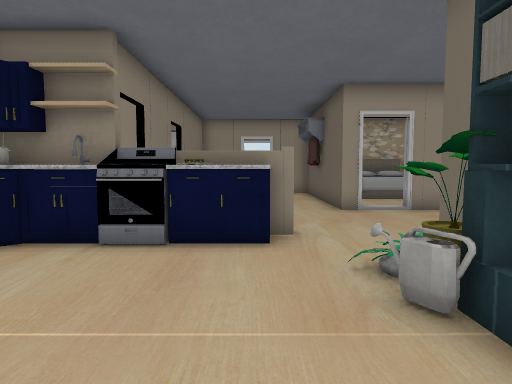
View 1 (above)

17 first-person views from a walk through a scene from a Unity 3-D project. The camera is 1.3 m above the floor, tilts 4° down and sees 75° across. Doors are open. The floor is counted in squares, 1 m on a side. Each view is taken from the middle of a square. On the plan, view 1 faces up. The plan holds only what a view shows up to about 14 squares ahead; the rest is blank. Some animated figures are not drawn. Some surface patterns are stand-ins.

View 2
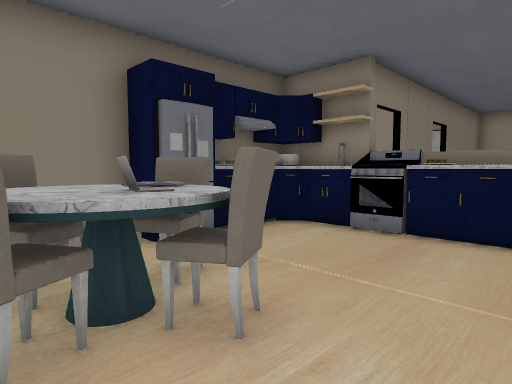

View 3
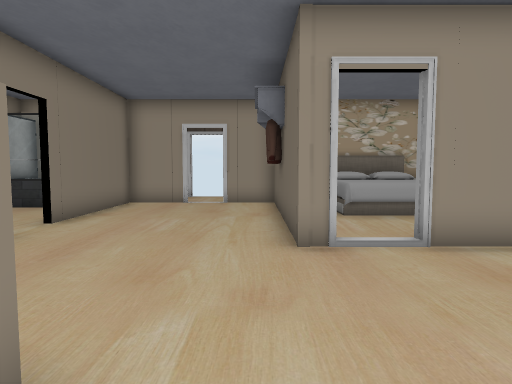

View 4
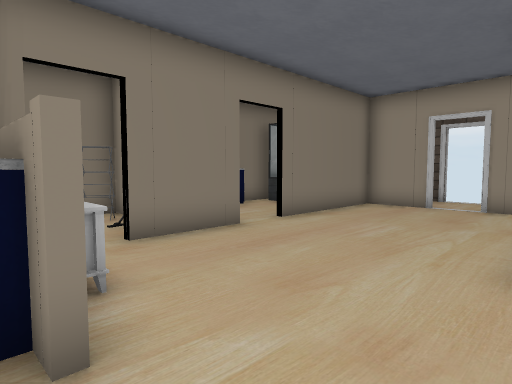

View 5
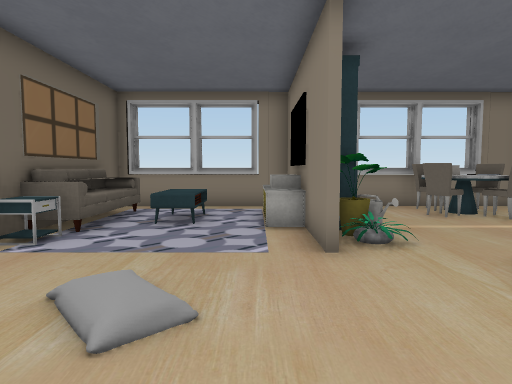

View 6
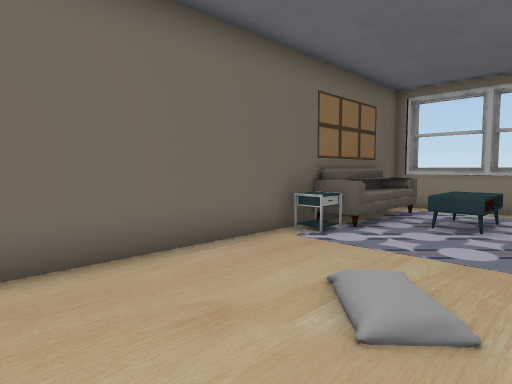

View 7
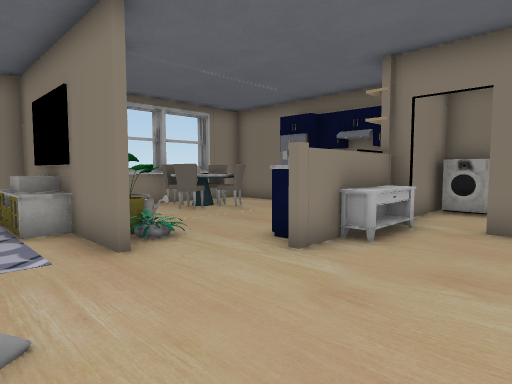

View 8
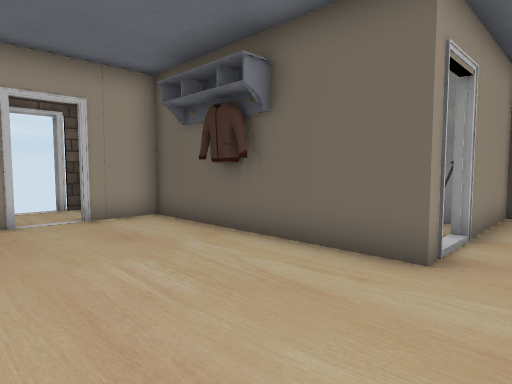

View 9
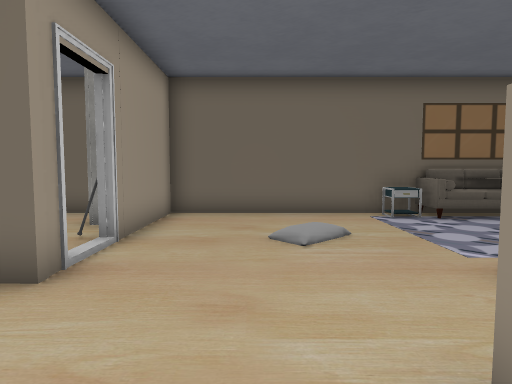

View 10
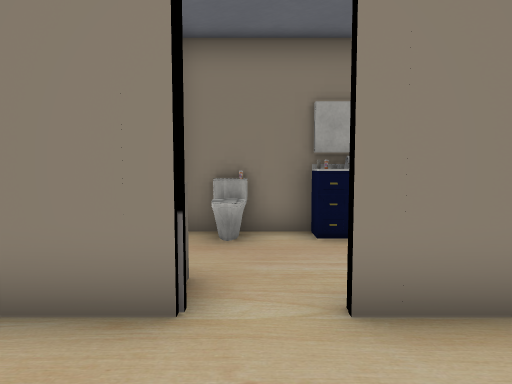

View 11
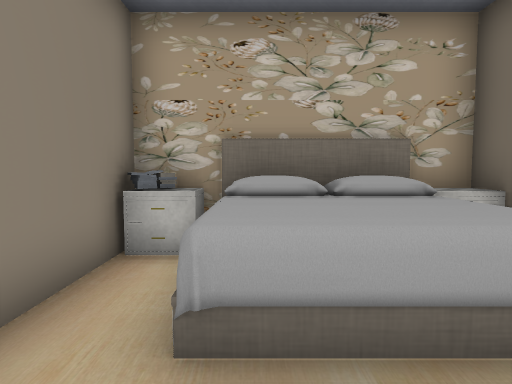

View 12
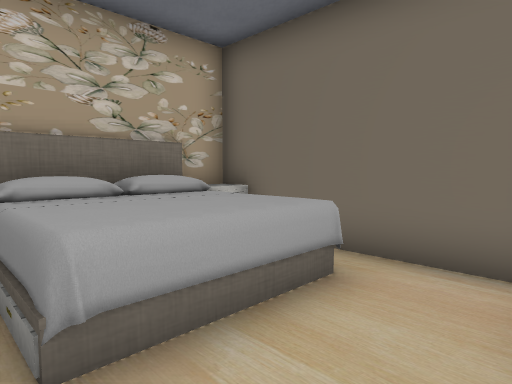

View 13
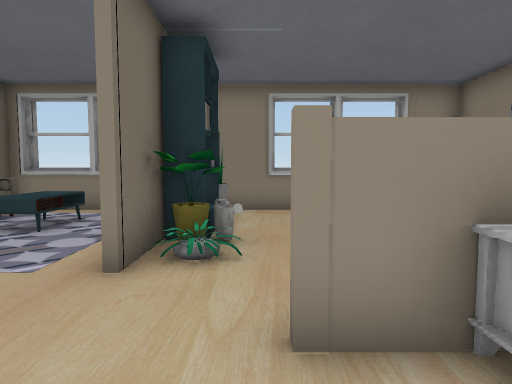

View 14
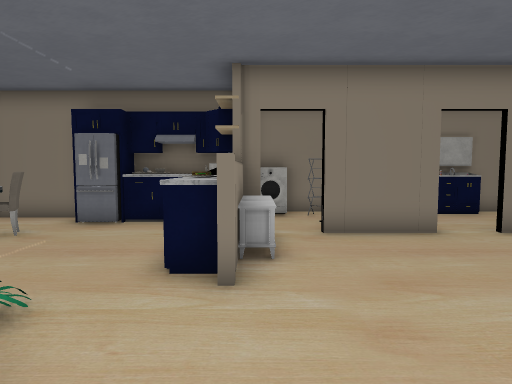

View 15
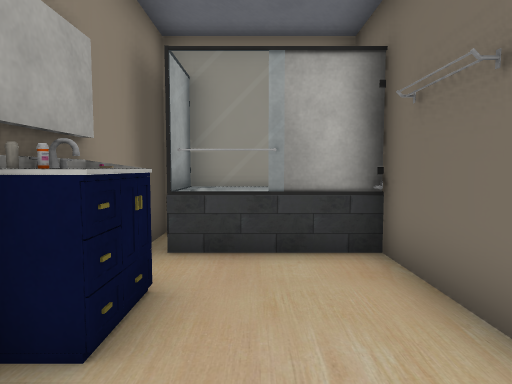

View 16
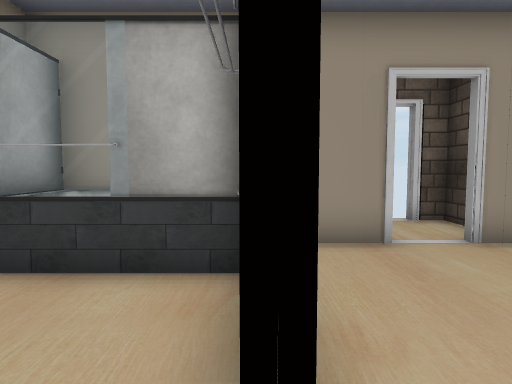

View 17
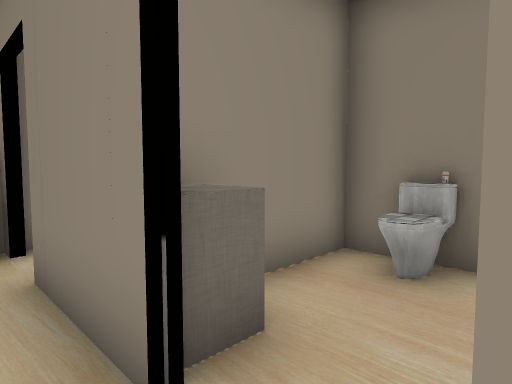

### Floor plan
Ten units are one square. View 1 is at (0, 0); x grows to the right and y downward. Boxes are objects, and circles mark ways between rooms. Rooms are numbered by the first view taken in them; rooms with no view inside come last. Other rooms are left out.
<svg viewBox="-80 -185 172 212">
<path fill="none" stroke="#000" d="M6 -65 -2 -65M2 -66 2 -57 -5 -57M-2 -67 5 -67M29 -46 29 -25M27 -28 27 -46M-34 -57 -40 -57 -45 -52 -45 -45M-36 -65 -45 -65M27 -114 27 -177 8 -177M-28 -106 -28 -85M-53 -56 -53 -44M65 -105 54 -105M29 -6 29 15 87 15 87 -105M-58 -78 -59 -69M-59 -80 -59 -69M-62 -80 -59 -80 -58 -72M-62 -100 -69 -100M-53 -15 -53 10M-68 -101 -68 -67 -41 -67M-15 14 -15 22M-1 18 5 18M-15 18 -5 18M40 18 60 18M-28 -155 -28 -128M-36 14 -36 22M63 18 83 18M-49 15 21 15M-5 -177 -28 -177 -28 -174M82 22 82 14M-46 -177 -68 -177 -68 -161M-63 -178 -63 -160M45 -177 29 -177 29 -146M87 -125 87 -177 76 -177M-68 -125 -68 -101M-30 -128 -30 -155M-69 -102 -37 -102M-34 -161 -64 -161M-68 -161 -68 -144"/>
<rect x="-65" y="-95" width="10" height="10" fill="#bbb"><title>other object</title></rect>
<rect x="-65" y="-175" width="10" height="10" fill="#bbb"><title>other object</title></rect>
<rect x="-55" y="-25" width="10" height="10" fill="#bbb"><title>cabinet</title></rect>
<rect x="-55" y="-35" width="20" height="20" fill="#bbb"><title>fridge</title></rect>
<rect x="-55" y="-45" width="10" height="10" fill="#bbb"><title>other object</title></rect>
<rect x="-55" y="-65" width="10" height="10" fill="#bbb"><title>other object</title></rect>
<rect x="-45" y="-95" width="10" height="10" fill="#bbb"><title>other object</title></rect>
<rect x="-35" y="-5" width="10" height="20" fill="#bbb"><title>chair</title></rect>
<rect x="-35" y="-15" width="10" height="10" fill="#bbb"><title>chair</title></rect>
<rect x="-35" y="-65" width="30" height="10" fill="#bbb"><title>other object</title></rect>
<rect x="-35" y="-75" width="10" height="10" fill="#bbb"><title>pillar</title></rect>
<rect x="-35" y="-165" width="10" height="10" fill="#bbb"><title>other object</title></rect>
<rect x="-25" y="5" width="20" height="10" fill="#bbb"><title>chair</title></rect>
<rect x="-25" y="-5" width="10" height="10" fill="#bbb"><title>other object</title></rect>
<rect x="-25" y="-15" width="10" height="10" fill="#bbb"><title>other object</title></rect>
<rect x="-25" y="-75" width="20" height="10" fill="#bbb"><title>table</title></rect>
<rect x="-15" y="-5" width="10" height="10" fill="#bbb"><title>table</title></rect>
<rect x="-15" y="-15" width="10" height="10" fill="#bbb"><title>chair</title></rect>
<rect x="5" y="-75" width="10" height="10" fill="#bbb"><title>pillar</title></rect>
<rect x="15" y="-15" width="10" height="10" fill="#bbb"><title>plant</title></rect>
<rect x="15" y="-35" width="10" height="10" fill="#bbb"><title>plant</title></rect>
<rect x="15" y="-45" width="10" height="10" fill="#bbb"><title>plant</title></rect>
<rect x="25" y="-15" width="10" height="10" fill="#bbb"><title>other object</title></rect>
<rect x="25" y="-25" width="10" height="10" fill="#bbb"><title>table</title></rect>
<rect x="25" y="-55" width="10" height="10" fill="#bbb"><title>pillar</title></rect>
<rect x="25" y="-115" width="10" height="10" fill="#bbb"><title>pillar</title></rect>
<rect x="35" y="-5" width="10" height="10" fill="#bbb"><title>table</title></rect>
<rect x="35" y="-25" width="10" height="20" fill="#bbb"><title>other object</title></rect>
<rect x="55" y="-25" width="10" height="20" fill="#bbb"><title>table</title></rect>
<rect x="65" y="-115" width="20" height="10" fill="#bbb"><title>closet</title></rect>
<rect x="75" y="-35" width="10" height="40" fill="#bbb"><title>sofa</title></rect>
<rect x="75" y="-45" width="10" height="10" fill="#bbb"><title>table</title></rect>
<rect x="35" y="-175" width="10" height="10" fill="#bbb"><title>table</title></rect>
<rect x="45" y="-115" width="10" height="10" fill="#bbb"><title>other object</title></rect>
<rect x="45" y="-175" width="30" height="40" fill="#bbb"><title>bed</title></rect>
<rect x="75" y="-175" width="10" height="10" fill="#bbb"><title>table</title></rect>
<rect x="-75" y="-135" width="10" height="10" fill="#bbb"><title>other object</title></rect>
<rect x="-75" y="-145" width="10" height="10" fill="#bbb"><title>cabinet</title></rect>
<rect x="-65" y="-125" width="10" height="20" fill="#bbb"><title>other object</title></rect>
<rect x="-65" y="-145" width="10" height="10" fill="#bbb"><title>other object</title></rect>
<rect x="-45" y="-115" width="20" height="10" fill="#bbb"><title>other object</title></rect>
<circle cx="45" cy="-115" r="3" fill="#2a7"/>
<circle cx="-30" cy="-115" r="3" fill="#2a7"/>
<text x="10" y="-70">1</text>
<text x="60" y="-150">2</text>
<text x="-50" y="-130">3</text>
</svg>
Room 1 opens to room 2. Room 1 opens to room 3.

Where each view was taken, in squares from view 1:
view 1: 0 up, 0 right, facing up
view 2: 1 down, 1 right, facing up-left
view 3: 5 up, 2 right, facing up
view 4: 6 up, 3 right, facing up-left
view 5: 10 up, 4 right, facing down
view 6: 10 up, 4 right, facing down-right
view 7: 10 up, 5 right, facing down-left
view 8: 9 up, 2 left, facing up-right
view 9: 8 up, 1 left, facing right
view 10: 12 up, 0 right, facing left
view 11: 12 up, 5 right, facing up
view 12: 12 up, 4 right, facing up-right
view 13: 9 up, 1 right, facing down
view 14: 7 up, 5 right, facing left
view 15: 11 up, 5 left, facing up
view 16: 12 up, 3 left, facing up
view 17: 13 up, 2 left, facing down-left
